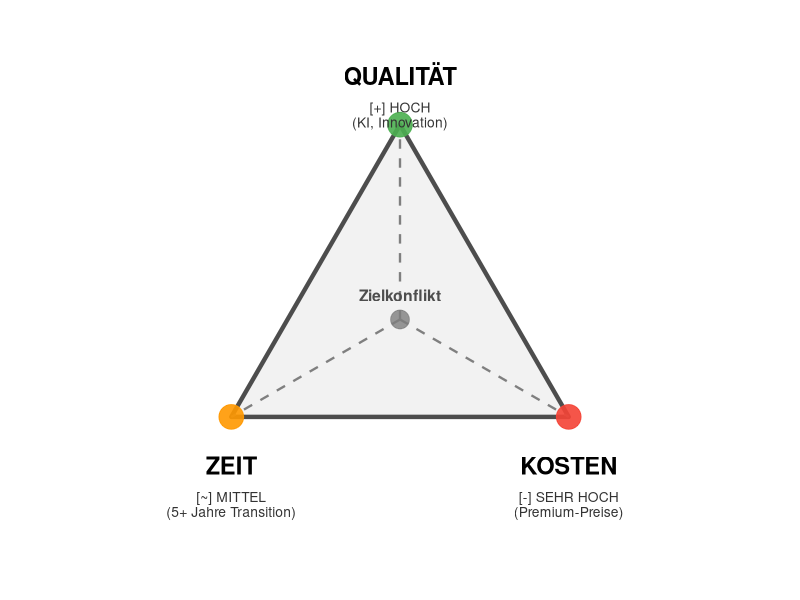

Recreate this plot in R. (Note: this script raises an error after producing the figure.)
# Magisches Dreieck: Qualität-Zeit-Kosten (Clean Version)
# Laden der benötigten Bibliothek
library(ggplot2)

# Datenbasis erstellen - Koordinaten der Ecken
triangle_corners <- data.frame(
  x = c(0, -0.866, 0.866),
  y = c(1, -0.5, -0.5),
  Label_Main = c("QUALITÄT", "ZEIT", "KOSTEN"),
  Label_Sub = c(
    "[+] HOCH\n(KI, Innovation)",
    "[~] MITTEL\n(5+ Jahre Transition)",
    "[-] SEHR HOCH\n(Premium-Preise)"
  ),
  Farbe = c("#4CAF50", "#FF9800", "#F44336")
)

# Mittelpunkt
center <- data.frame(x = 0, y = 0)

# Grafik erstellen
p <- ggplot() +
  # Dreieck (Polygon) mit hellgrauer Füllung
  geom_polygon(
    data = triangle_corners,
    aes(x = x, y = y),
    fill = "gray95",
    color = "gray30",
    linewidth = 1.5
  ) +

  # Gestrichelte Linien von der Mitte zu den Ecken
  geom_segment(
    data = triangle_corners,
    aes(x = 0, y = 0, xend = x, yend = y),
    linetype = "dashed",
    color = "gray50",
    linewidth = 0.8
  ) +

  # Große Punkte an den Ecken (Ampel-Farben)
  geom_point(
    data = triangle_corners,
    aes(x = x, y = y, color = Farbe),
    size = 8,
    alpha = 0.9
  ) +

  # Farben manuell setzen
  scale_color_identity() +

  # Hauptbegriffe (QUALITÄT, ZEIT, KOSTEN) - fett und groß
  geom_text(
    data = data.frame(
      x = c(0, -0.866, 0.866),
      y = c(1.25, -0.75, -0.75),
      label = c("QUALITÄT", "ZEIT", "KOSTEN")
    ),
    aes(x = x, y = y, label = label),
    fontface = "bold",
    size = 6,
    hjust = 0.5
  ) +

  # Bewertungs-Texte (darunter)
  geom_text(
    data = data.frame(
      x = c(0, -0.866, 0.866),
      y = c(1.05, -0.95, -0.95),
      label = c(
        "[+] HOCH\n(KI, Innovation)",
        "[~] MITTEL\n(5+ Jahre Transition)",
        "[-] SEHR HOCH\n(Premium-Preise)"
      )
    ),
    aes(x = x, y = y, label = label),
    size = 3.5,
    hjust = 0.5,
    lineheight = 0.9,
    color = "gray20"
  ) +

  # Mittelpunkt (grauer Punkt)
  geom_point(
    data = center,
    aes(x = x, y = y),
    size = 6,
    color = "gray50",
    alpha = 0.8
  ) +

  # Text "Zielkonflikt" in der Mitte
  geom_text(
    data = center,
    aes(x = x, y = y, label = "Zielkonflikt"),
    fontface = "bold",
    size = 4,
    vjust = -1.5,
    color = "gray30"
  ) +

  # Achsen-Konfiguration
  coord_fixed(ratio = 1) +
  scale_x_continuous(limits = c(-1.3, 1.3)) +
  scale_y_continuous(limits = c(-1.3, 1.5)) +

  # Komplett leeres Theme (PowerPoint-optimiert)
  theme_void(base_family = "sans") +

  # Theme-Anpassungen
  theme(
    text = element_text(family = "sans"),
    plot.margin = margin(0, 0, 0, 0, "cm"),
    plot.background = element_rect(fill = "white", color = NA),
    panel.background = element_rect(fill = "white", color = NA)
  )

# Grafik anzeigen
print(p)

# Grafik speichern
# Sicherstellen, dass die Datei im gleichen Verzeichnis wie der Code gespeichert wird
script_dir <- dirname(sys.frame(1)$ofile)
if (is.null(script_dir) || script_dir == "") {
  # Fallback: Verwende das Verzeichnis des Skripts
  script_dir <- dirname(rstudioapi::getActiveDocumentContext()$path)
}
ggsave(
  file.path(script_dir, "../../output/analysis/magic_triangle_clean.png"),
  plot = p,
  width = 8,
  height = 8,
  dpi = 300,
  bg = "white"
)
